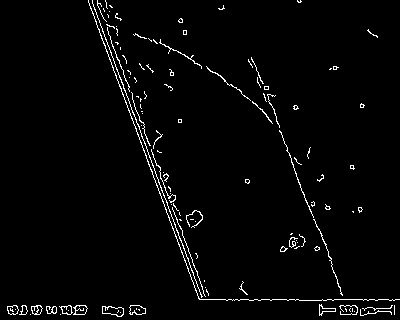
#> input picture content/img/edges_detected/1.jpg, 400 x 320 px, found by its file name
$ python classes.py
#> lines starting #> are read from the running program, lines starting #| are printed output that depends on the picture
### SkLearn Import for Machine Learning Processing ###
from sklearn.preprocessing import PolynomialFeatures
from sklearn.linear_model import LinearRegression
from sklearn.pipeline import make_pipeline
from sklearn.model_selection import validation_curve, GridSearchCV

### Import Numpy and Matplotlib to handle and visualise the data ###
import numpy as np
import matplotlib.pyplot as plt

### Import OpenCv ###
import cv2

### Import useful modules ###
import glob
import re


### Classes ###

class PolynomialRegression():
    """
    #### Create a 2nd order Polynomial Regression Model to fit the interface equation.
    ---
    ### Parameters:

    - `x_coor` (list): list of the point's x-coordinates.
    - `y_coor` (list): list of the point's y-coordinates.
    - `x_test_coor` (list): list of the points used to plot the Polynomial Regression.
    ---
    ### Attributes:

    - `X` (list): list of the point's x-coordinates.
    - `y` (list): list of the point's y-coordinates.
    - `X_test` (list): list of the points used to plot the Polynomial Regression.
    - `model`: the model used.
    - `y_pred` (list): list of the point's y-coordinates predicted by the model.
    - `coef` (list): coefficients of the polynomial regression
    ---
    ### Methods:

    - `plot_validation_curve`: plot the validation curve of the model.
    - `plot_regression`: plot the regression on the processed image.
    """

    def __init__(self, x_coor: list, y_coor: list, x_test_coor: list) -> None:
        self.X = x_coor
        self.y = y_coor
        self.X_test = x_test_coor
        self.model = self.create_model()
        self.y_pred, self.coef = self.fit_equation()

    def create_model(self):
        return make_pipeline(PolynomialFeatures(2), LinearRegression())

    def plot_validation_curve(self) -> None:
        degrees = np.arange(0,10)

        train_score, val_score = validation_curve(self.model, self.X[:, None], self.y, param_name='polynomialfeatures__degree', param_range=degrees)
        plt.plot(degrees, np.median(train_score, 1), color='b', label='training score')
        plt.plot(degrees, np.median(val_score, 1), color='r', label='validation score')
        plt.legend(loc="best")
        plt.ylim(0,1)
        plt.xlabel("degree of fit")
        plt.ylabel("score")
        plt.title("Validation curve")
        plt.show()

    def fit_equation(self):
        self.model.fit(self.X[:, None], self.y)
        y_pred = self.model.predict(self.X_test[:, None])
        coef = self.model[1].coef_
        return y_pred, coef

    def plot_regression(self, processed_img):
        plt.title(f"Polynomial Regression of 2 degree \n $y = {round(self.coef[2], 4)}x^2 + {round(self.coef[1], 4)}x + {round(self.coef[0], 4)}$")
        plt.imshow(processed_img)
        plt.plot(self.X_test, self.y_pred, color='r')
        plt.show()


class CreateVideos():
    """
    #### Create videos for visualisation.
    ---
    ### Parmeters:

    - `vid_size` (tuple): the size of the video
    - `frame_per_sec` (int): the number of frame per seconds
    ---
    ### Attributes:

    - `frame_size` (tuple): the size of the video
    - `frame_per_sec` (int): the number of frame per seconds
    ---
    ### Methods:

    - `video`: create a video from img
    - `edges_frames`: apply the Canny Edge Detection on all the frame of the original video
    """

    def __init__(self, vid_size: tuple, frame_per_sec: int) -> None:
        self.frame_size = vid_size
        self.frame_per_sec = frame_per_sec

    def video(self, input_img_path: str, output_vid_path: str) -> None:
        out = cv2.VideoWriter(output_vid_path, cv2.VideoWriter_fourcc(*'mp4v'), self.frame_per_sec, self.frame_size)

        files = glob.glob(input_img_path)
        # Lexicographically order your input array of strings (e.g. respect numbers in strings while ordering)
        files.sort(key=lambda x:[int(c) if c.isdigit() else c for c in re.split(r'(\d+)', x)])

        for filename in files:
            img = cv2.imread(filename)
            out.write(img)

        out.release()

    def edges_frames(self, input_img_path: str, output_img_path: str) -> None:
        files = glob.glob(input_img_path)
        # Lexicographically order your input array of strings (e.g. respect numbers in strings while ordering)
        files.sort(key=lambda x:[int(c) if c.isdigit() else c for c in re.split(r'(\d+)', x)])

        for i, filename in enumerate(files):
            img = cv2.imread(filename)
            gaussian = cv2.GaussianBlur(img, (7,7), 0)
            edges_gaussian = cv2.Canny(gaussian, threshold1=20, threshold2=40)
            cv2.imwrite(output_img_path + f'{i+1}.jpg', edges_gaussian)

if __name__ == '__main__':
    X = np.arange(1, 10)
    y = np.log(X)
    X_test = np.arange(1,15)
    reg = PolynomialRegression(X, y, X_test)
    img = cv2.imread('/Users/thibault/Documents/Georgia Tech/GTL/Special_Problem/content/img/edges_detected/1.jpg')
#> img is the input picture: shape (320, 400, 3); min 0, max 255, mean 6.3
    reg.plot_validation_curve()
#> in plot_validation_curve, `plt.show()`:
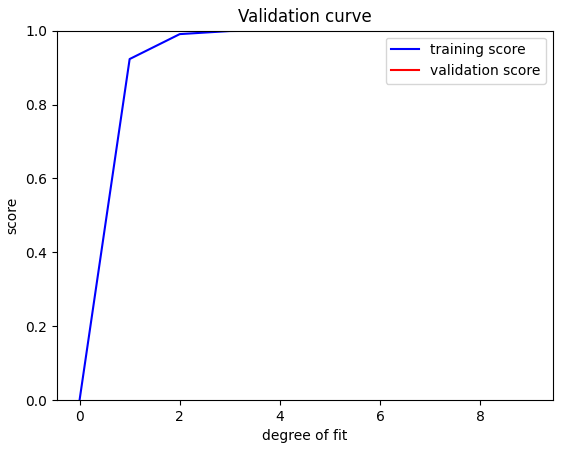
#> figure drawn by matplotlib, 1 panel; curve peaks at x = 6, y = 1
    print(len(reg.coef))
